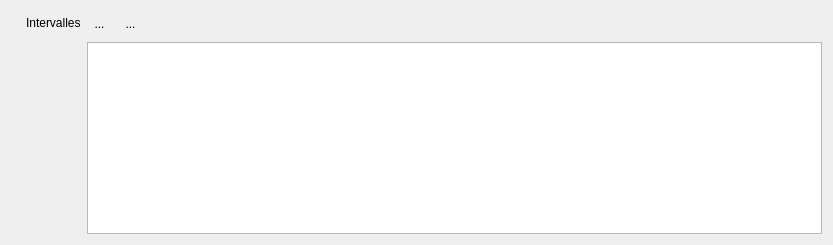
                    <widget class="QWidget" name="stackPondIval">
                     <layout class="QGridLayout" name="gridLayout_20">
                      <item row="0" column="0">
                       <widget class="QFrame" name="pondIvalFrame">
                        <property name="frameShape">
                         <enum>QFrame::NoFrame</enum>
                        </property>
                        <property name="frameShadow">
                         <enum>QFrame::Raised</enum>
                        </property>
                        <layout class="QGridLayout" name="gridLayout_19">
                         <property name="leftMargin">
                          <number>0</number>
                         </property>
                         <property name="topMargin">
                          <number>0</number>
                         </property>
                         <property name="rightMargin">
                          <number>0</number>
                         </property>
                         <property name="bottomMargin">
                          <number>0</number>
                         </property>
                         <item row="0" column="4">
                          <spacer name="horizontalSpacer_12">
                           <property name="orientation">
                            <enum>Qt::Horizontal</enum>
                           </property>
                           <property name="sizeHint" stdset="0">
                            <size>
                             <width>673</width>
                             <height>20</height>
                            </size>
                           </property>
                          </spacer>
                         </item>
                         <item row="1" column="2" colspan="3">
                          <widget class="QTableView" name="pondIvalView">
                           <property name="minimumSize">
                            <size>
                             <width>200</width>
                             <height>100</height>
                            </size>
                           </property>
                           <property name="dragEnabled">
                            <bool>true</bool>
                           </property>
                          </widget>
                         </item>
                         <item row="0" column="2">
                          <widget class="QToolButton" name="pondIvalPlus">
                           <property name="minimumSize">
                            <size>
                             <width>25</width>
                             <height>25</height>
                            </size>
                           </property>
                           <property name="toolTip">
                            <string>Ajouter un intervalle</string>
                           </property>
                           <property name="text">
                            <string>...</string>
                           </property>
                           <property name="icon">
                            <iconset resource="../BioDispersal/resources.qrc">
                             <normaloff>:/plugins/eco_cont/icons/symbologyAdd.svg</normaloff>:/plugins/eco_cont/icons/symbologyAdd.svg</iconset>
                           </property>
                           <property name="autoRaise">
                            <bool>true</bool>
                           </property>
                          </widget>
                         </item>
                         <item row="0" column="3">
                          <widget class="QToolButton" name="pondIvalMinus">
                           <property name="minimumSize">
                            <size>
                             <width>25</width>
                             <height>25</height>
                            </size>
                           </property>
                           <property name="toolTip">
                            <string>Supprimer l'intervalle sélectionné</string>
                           </property>
                           <property name="text">
                            <string>...</string>
                           </property>
                           <property name="icon">
                            <iconset resource="../BioDispersal/resources.qrc">
                             <normaloff>:/plugins/eco_cont/icons/symbologyRemove.svg</normaloff>:/plugins/eco_cont/icons/symbologyRemove.svg</iconset>
                           </property>
                           <property name="autoRaise">
                            <bool>true</bool>
                           </property>
                          </widget>
                         </item>
                         <item row="0" column="1">
                          <widget class="QLabel" name="pondDirectLayerLabel_2">
                           <property name="sizePolicy">
                            <sizepolicy hsizetype="Fixed" vsizetype="Fixed">
                             <horstretch>0</horstretch>
                             <verstretch>0</verstretch>
                            </sizepolicy>
                           </property>
                           <property name="text">
                            <string>Intervalles</string>
                           </property>
                          </widget>
                         </item>
                         <item row="0" column="0">
                          <spacer name="horizontalSpacer_13">
                           <property name="orientation">
                            <enum>Qt::Horizontal</enum>
                           </property>
                           <property name="sizeType">
                            <enum>QSizePolicy::Fixed</enum>
                           </property>
                           <property name="sizeHint" stdset="0">
                            <size>
                             <width>15</width>
                             <height>13</height>
                            </size>
                           </property>
                          </spacer>
                         </item>
                        </layout>
                       </widget>
                      </item>
                     </layout>
                    </widget>
